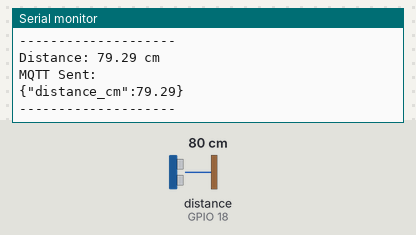
Recording of a sketch running on a simulated ESP32. Shown: the last lines printed to the serial monitor. Wiring (inferred from the names in the program): ultrasonic range finder: trigger GPIO 5; echo GPIO 18. The test bench sets the inputs (shaded band); at power-on: distance to the obstacle (sensor on GPIO 18) 80 cm. The echo pulse lasts 58.3 µs per cm; WiFi joins after 1.5 s; servers stay silent unless stated; no MQTT or app messages arrive unless stated.

Above: at 2.7 s.
2.8 s: distance to the obstacle (sensor on GPIO 18) set to 2 cm
At 4.1 s:
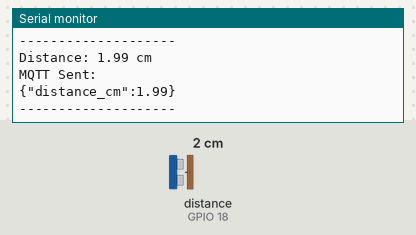
4.3 s: distance to the obstacle (sensor on GPIO 18) set to 4 cm
At 5.4 s:
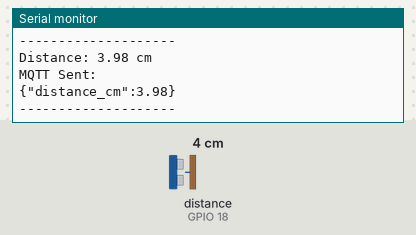
Timing chart, 0 to 7.3 s (numbered marks = the images above; inputs shaded):
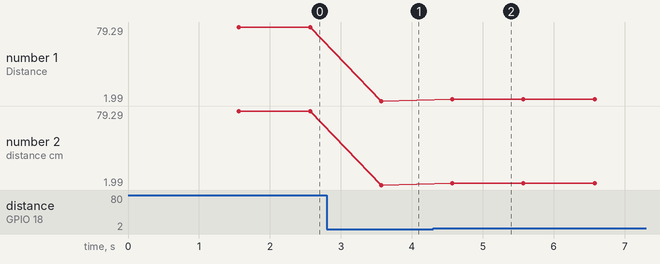

The sketch:

ultrasonic_send.ino
```cpp
#include <WiFi.h>
#include <PubSubClient.h>

// -------- WiFi Credentials --------
const char* ssid = "Jaga's";
const char* password = "naathaaa";

// -------- MQTT Broker --------
const char* mqtt_server = "broker.emqx.io";
const char* mqtt_topic  = "esp32/ultrasonic";

// -------- Ultrasonic Pins --------
#define TRIG_PIN 5
#define ECHO_PIN 18

WiFiClient espClient;
PubSubClient client(espClient);

long duration;
float distance;

// ---------- WiFi Connect ----------
void setup_wifi() {
  WiFi.begin(ssid, password);
  Serial.print("Connecting to WiFi");

  while (WiFi.status() != WL_CONNECTED) {
    delay(500);
    Serial.print(".");
  }

  Serial.println("\nWiFi Connected");
}

// ---------- MQTT Reconnect ----------
void reconnect() {
  while (!client.connected()) {
    Serial.print("Connecting to MQTT...");
    if (client.connect("ESP32_Client")) {
      Serial.println("Connected");
    } else {
      Serial.print("Failed, rc=");
      Serial.print(client.state());
      delay(2000);
    }
  }
}

// ---------- Setup ----------
void setup() {
  Serial.begin(115200);

  pinMode(TRIG_PIN, OUTPUT);
  pinMode(ECHO_PIN, INPUT);

  setup_wifi();
  client.setServer(mqtt_server, 1883);
}

// ---------- Loop ----------
void loop() {

  if (!client.connected()) {
    reconnect();
  }
  client.loop();

  // Trigger ultrasonic
  digitalWrite(TRIG_PIN, LOW);
  delayMicroseconds(2);
  digitalWrite(TRIG_PIN, HIGH);
  delayMicroseconds(10);
  digitalWrite(TRIG_PIN, LOW);

  duration = pulseIn(ECHO_PIN, HIGH, 30000); // 30 ms timeout

  // Distance calculation
  distance = (duration * 0.034) / 2;

  // JSON payload
  String payload = "{";
  payload += "\"distance_cm\":";
  payload += String(distance, 2);
  payload += "}";

  // Publish to MQTT
  client.publish(mqtt_topic, payload.c_str());

  // Serial Monitor
  Serial.print("Distance: ");
  Serial.print(distance);
  Serial.println(" cm");

  Serial.println("MQTT Sent:");
  Serial.println(payload);
  Serial.println("--------------------");

  delay(1000);
}
```

Measured:
- after the input at 2.8 s, the serial monitor: prints a new line after 0.77 s (image 1)
- after the input at 4.3 s, the serial monitor: prints a new line after 0.27 s (image 2)
- plotted number 1: 79.29 → 1.99 after the input at 2.8 s, 1.99 → 3.98 after the input at 4.3 s
- plotted number 2: 79.29 → 1.99 after the input at 2.8 s, 1.99 → 3.98 after the input at 4.3 s
